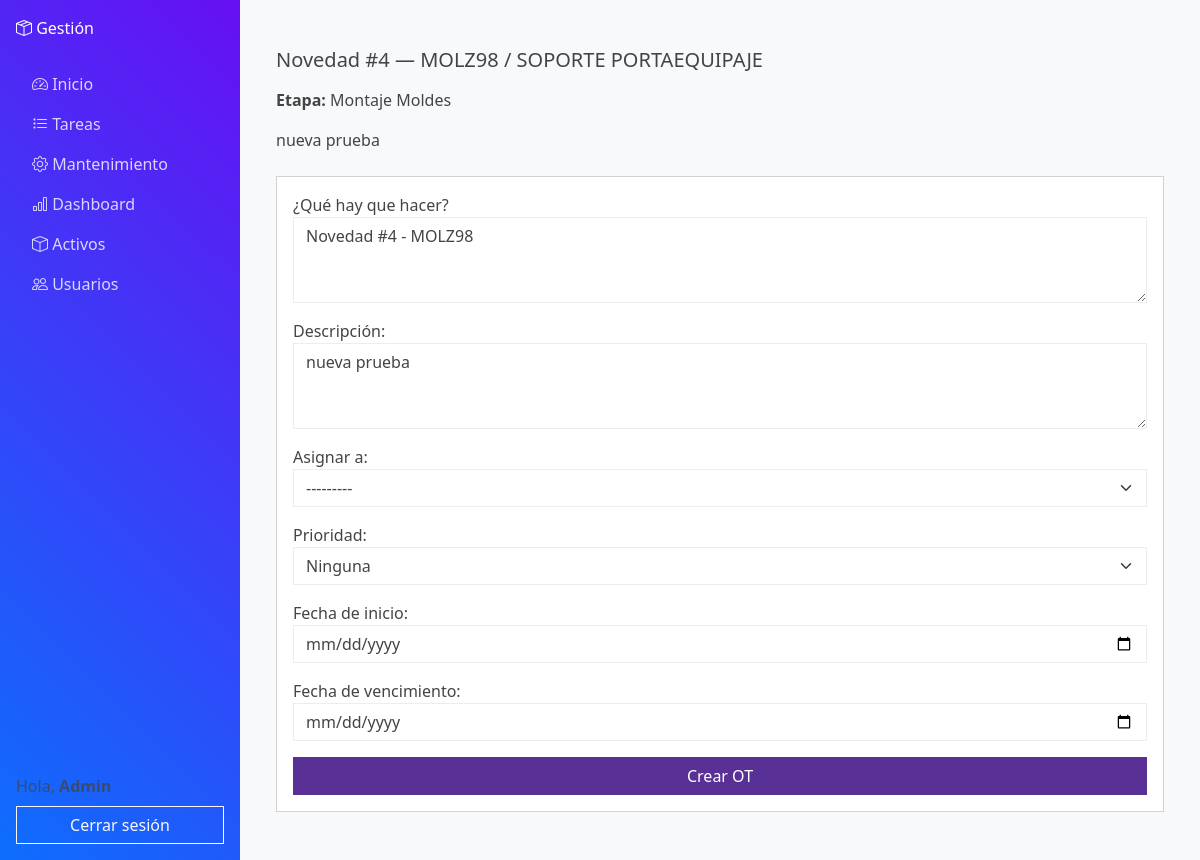
Before: /activos/novedad/4/ (signed in) with the older database file.
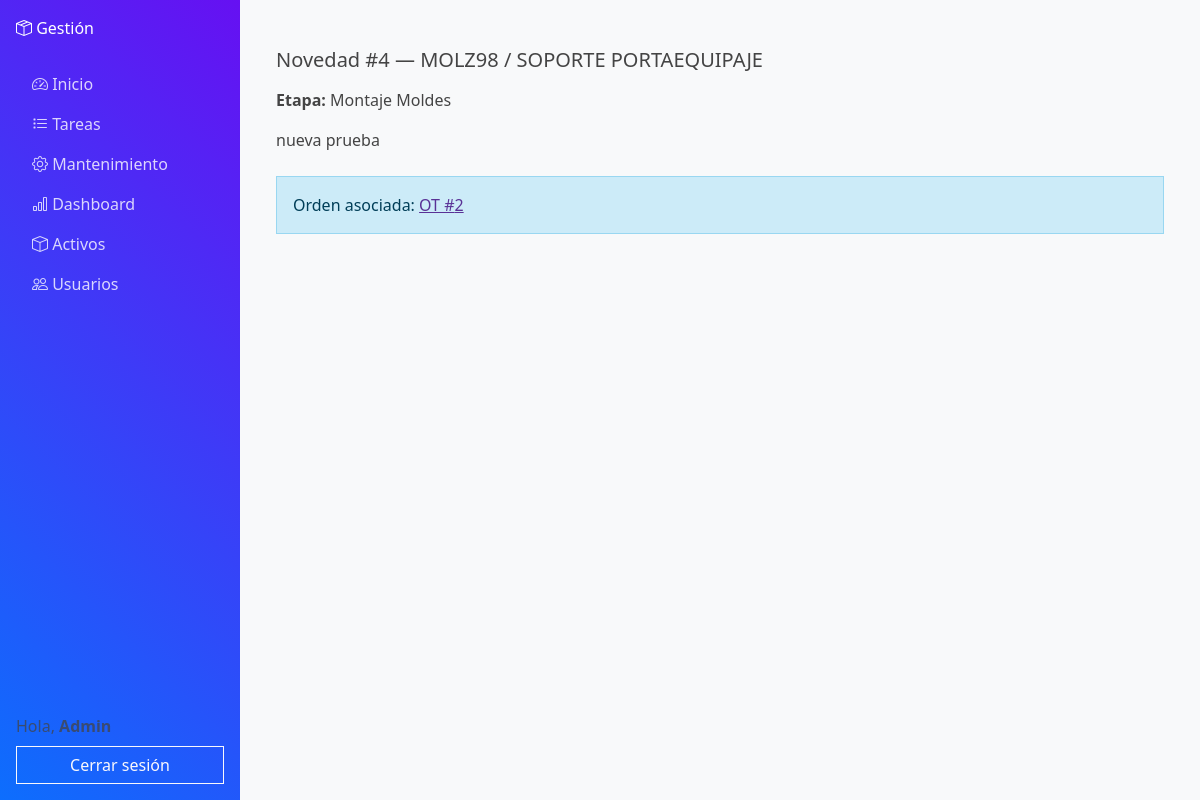
After: the same page with the newer database file.
### activos/models.py (models this page shows, shortened)
class Novedad(models.Model):
    class Etapa(models.TextChoices):
        INICIO = "INICIO", "Inicio"
        TALLER_MOLDES = "Taller Moldes", "Taller Moldes"
        ALISTAMIENTO_MOLDES = "Alistamiento Moldes", "Alistamiento Moldes"
        MONTAJE_MOLDES = "Montaje Moldes", "Montaje Moldes"
        PLANTA_PRODUCCION = "Planta - Producción", "Planta - Producción"
    activo = models.ForeignKey(Activo, on_delete=models.CASCADE, related_name="novedades")
    etapa = models.CharField(max_length=100, choices=Etapa.choices)
    descripcion = models.TextField()
    falla = models.ForeignKey(
        CatalogoFalla, null=True, blank=True, on_delete=models.SET_NULL, related_name="novedades"
    )
    archivo = models.FileField(
        upload_to="novedades/%Y/%m/%d/", null=True, blank=True
    )
    fecha = models.DateTimeField(auto_now_add=True)
    reportado_por = models.ForeignKey(
        settings.AUTH_USER_MODEL,
        null=True,
        on_delete=models.SET_NULL,
        related_name="novedades_reportadas",
    )
    orden_mantenimiento = models.ForeignKey(
        "RegistroMantenimiento",
        null=True,
        blank=True,
        on_delete=models.SET_NULL,
        related_name="novedades",
    )

class Activo(models.Model):
    codigo = models.CharField(max_length=100, unique=True, verbose_name="Código")
    numero_activo = models.CharField(max_length=255, verbose_name="# Activo")
    nombre = models.CharField(max_length=255, verbose_name="Nombre")
    peso = models.DecimalField(max_digits=10, decimal_places=2, null=True, blank=True, verbose_name="Peso")
    familia = models.ForeignKey("FamiliaActivo", null=True, blank=True, on_delete=models.SET_NULL, related_name="activos")
    categoria = models.ForeignKey("CategoriaActivo", null=True, blank=True, on_delete=models.SET_NULL, related_name="activos")
    estado = models.ForeignKey("EstadoActivo", null=True, blank=True, on_delete=models.SET_NULL, related_name="activos")
    ubicacion = models.ForeignKey("Ubicacion", null=True, blank=True, on_delete=models.SET_NULL, related_name="activos")
    qr_code = models.ImageField(upload_to="qr_codes", blank=True, null=True)

class RegistroMantenimiento(models.Model):
    activo = models.ForeignKey(Activo, on_delete=models.CASCADE, related_name="mantenimientos")
    estado = models.CharField(max_length=3, choices=EstadoOT.choices, default=EstadoOT.PEN)
    tipo = models.CharField(max_length=3, choices=TipoOT.choices, default=TipoOT.PRE)
    titulo = models.CharField(max_length=160, default="", blank=False)
    descripcion = models.TextField(blank=True, default="")
    prioridad = models.CharField(max_length=4, choices=PrioridadOT.choices, default=PrioridadOT.NONE)
    fecha_inicio = models.DateField(null=True, blank=True)
    vencimiento = models.DateField(null=True, blank=True)
    recurrencia = models.CharField(max_length=5, choices=RecurrenciaOT.choices, default=RecurrenciaOT.NONE)
    tiempo_estimado_minutos = models.PositiveIntegerField(default=0)
    ubicacion = models.ForeignKey(Ubicacion, null=True, blank=True, on_delete=models.SET_NULL, related_name="ordenes")
    falla = models.ForeignKey("CatalogoFalla", null=True, blank=True, on_delete=models.SET_NULL, related_name="ots")
    plantilla_aplicada = models.ForeignKey(
        "PlantillaChecklist", null=True, blank=True, on_delete=models.SET_NULL, related_name="ots_usadas"
    )
    fecha_creacion = models.DateTimeField(auto_now_add=True)
    fecha_inicio_ejecucion = models.DateTimeField(null=True, blank=True)
    fecha_fin_ejecucion = models.DateTimeField(null=True, blank=True)
    fecha_cierre = models.DateTimeField(null=True, blank=True)
    anio_ejecucion = models.PositiveSmallIntegerField(null=True, blank=True)
    semana_ejecucion = models.PositiveSmallIntegerField(null=True, blank=True)
    lectura_ejecucion = models.DecimalField(max_digits=12, decimal_places=2, null=True, blank=True)
    creado_por = models.ForeignKey(settings.AUTH_USER_MODEL, on_delete=models.SET_NULL, null=True, related_name="ordenes_creadas")
    asignado_a = models.ForeignKey(settings.AUTH_USER_MODEL, on_delete=models.SET_NULL, null=True, blank=True, related_name="tareas_asignadas")
    completado_por = models.ForeignKey(settings.AUTH_USER_MODEL, on_delete=models.SET_NULL, null=True, blank=True, related_name="tareas_completadas")
    class Meta:
        indexes = [
            models.Index(fields=["estado"]),
            models.Index(fields=["tipo"]),
            models.Index(fields=["prioridad"]),
            models.Index(fields=["-fecha_creacion"]),
            models.Index(fields=["-fecha_inicio_ejecucion"]),
            models.Index(fields=["-fecha_cierre"]),
            models.Index(fields=["vencimiento"]),
            models.Index(fields=["activo"]),
            models.Index(fields=["asignado_a"]),
            models.Index(fields=["ubicacion"]),
        ]
        ordering = ["-fecha_creacion", "-id"]

### activos/views.py (the view)
# urls.py: path("novedad/<int:pk>/", views.novedad_detail, name="novedad_detail"),
@login_required
def novedad_detail(request, pk: int):
    novedad = get_object_or_404(
        Novedad.objects.select_related("activo", "orden_mantenimiento"), pk=pk
    )
    form = None
    if novedad.orden_mantenimiento_id is None:
        if request.method == "POST":
            form = CrearOTDesdeNovedadForm(request.POST)
            if form.is_valid():
                ot = form.save(commit=False)
                ot.activo = novedad.activo
                ot.creado_por = request.user
                ot.estado = EstadoOT.PEN
                ot.tipo = TipoOT.COR
                if novedad.falla_id and not ot.falla_id:
                    ot.falla = novedad.falla
                ot.save()
                _apply_best_template_or_fallback(ot)
                novedad.orden_mantenimiento = ot
                novedad.save(update_fields=["orden_mantenimiento"])
                messages.success(
                    request,
                    f"OT #{ot.id} creada para {novedad.activo.codigo}.",
                )
                return redirect("activos:checklist_mantenimiento", pk=ot.pk)
        else:
            form = CrearOTDesdeNovedadForm(
                initial={
                    "titulo": f"Novedad #{novedad.id} - {novedad.activo.codigo}",
                    "descripcion": novedad.descripcion,
                }
            )
    ctx = {"novedad": novedad, "form": form}
    return render(request, "activos/novedad_detail.html", ctx)

### activos/forms.py (called while the page is built)
def _operarios_queryset():
    qs = User.objects.all()
    try:
        qs_grp = User.objects.filter(groups__name="Operarios")
        if qs_grp.exists():
            return qs_grp.order_by("username", "first_name", "last_name")
    except Exception:
        pass
    return qs.filter(is_active=True).order_by("username", "first_name", "last_name")

### activos/templates/activos/novedad_detail.html (shortened to what this page needs)
{% extends "core/base.html" %}
{% block content %}
<div class="container py-4">
  <h1 class="h5 mb-3">Novedad #{{ novedad.id }} — {{ novedad.activo.codigo }} / {{ novedad.activo.nombre }}</h1>
  <p class="mb-3"><strong>Etapa:</strong> {{ novedad.get_etapa_display|default:novedad.etapa }}</p>
  <p class="mb-4">{{ novedad.descripcion }}</p>
  {% if novedad.orden_mantenimiento %}
    <div class="alert alert-info">
      Orden asociada: <a href="{% url 'activos:checklist_mantenimiento' novedad.orden_mantenimiento.id %}">OT #{{ novedad.orden_mantenimiento.id }}</a>
    </div>
  {% else %}
    <form method="post" class="card card-body">
      {{ form.as_p }}
      <button type="submit" class="btn btn-primary">Crear OT</button>
    </form>
  {% endif %}
</div>
{% endblock %}

Changed rows visible on the page:
changed Novedad "Montaje Moldes": orden_mantenimiento_id empty → 2 (drawn); orden_mantenimiento.id (not shown) → "2"; descripcion "nueva prueba" → (not shown)
Other visible differences:
form field titulo: "Novedad #4 - MOLZ98" → (not shown)
form field asignado_a: "---------" → (not shown)
form field prioridad: "Ninguna" → (not shown)
text no longer shown: "¿Qué hay que hacer? Descripción: Asignar a: Prioridad: Fecha de inicio: Fecha de vencimiento: Crear OT"
text now shown: "Orden asociada: OT #"
